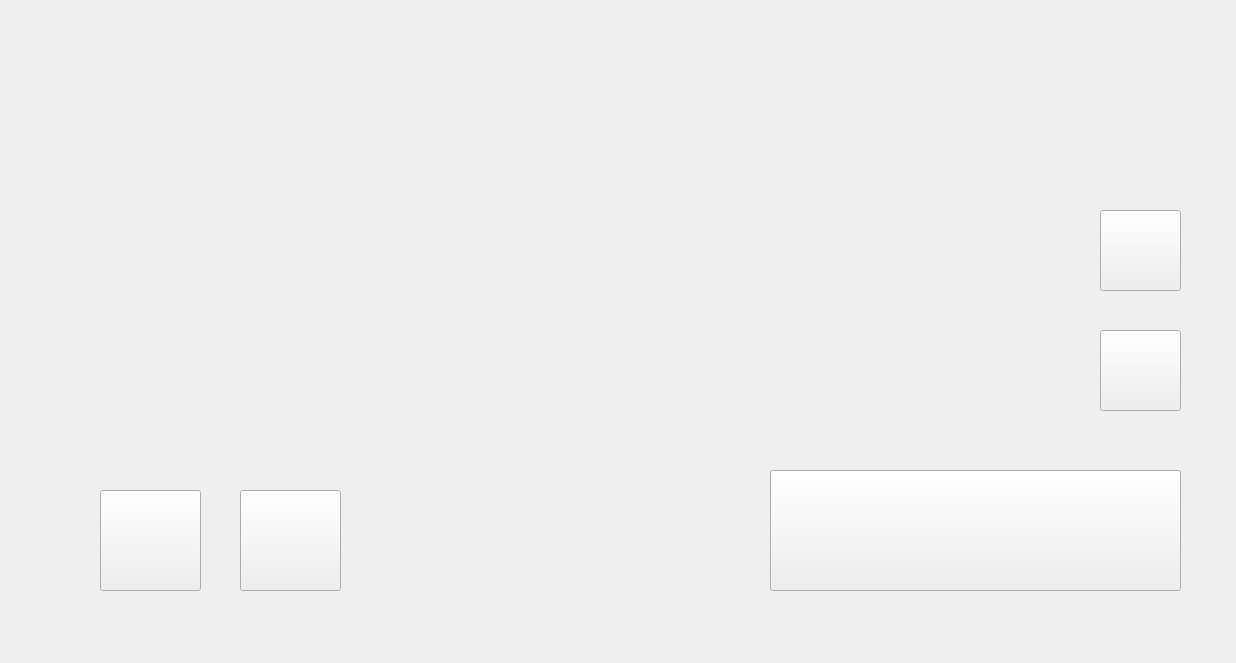
<?xml version="1.0" encoding="UTF-8"?>
<ui version="4.0">
 <class>MainWindow</class>
 <widget class="QMainWindow" name="MainWindow">
  <property name="geometry">
   <rect>
    <x>0</x>
    <y>0</y>
    <width>1236</width>
    <height>663</height>
   </rect>
  </property>
  <property name="windowTitle">
   <string>MainWindow</string>
  </property>
  <widget class="QWidget" name="centralwidget">
   <widget class="QPushButton" name="Exit">
    <property name="geometry">
     <rect>
      <x>100</x>
      <y>490</y>
      <width>101</width>
      <height>101</height>
     </rect>
    </property>
    <property name="text">
     <string/>
    </property>
   </widget>
   <widget class="QPushButton" name="Settings">
    <property name="geometry">
     <rect>
      <x>240</x>
      <y>490</y>
      <width>101</width>
      <height>101</height>
     </rect>
    </property>
    <property name="text">
     <string/>
    </property>
   </widget>
   <widget class="QPushButton" name="Play">
    <property name="geometry">
     <rect>
      <x>770</x>
      <y>470</y>
      <width>411</width>
      <height>121</height>
     </rect>
    </property>
    <property name="text">
     <string/>
    </property>
   </widget>
   <widget class="QPushButton" name="Telegram">
    <property name="geometry">
     <rect>
      <x>1100</x>
      <y>210</y>
      <width>81</width>
      <height>81</height>
     </rect>
    </property>
    <property name="text">
     <string/>
    </property>
   </widget>
   <widget class="QPushButton" name="YouTube">
    <property name="geometry">
     <rect>
      <x>1100</x>
      <y>330</y>
      <width>81</width>
      <height>81</height>
     </rect>
    </property>
    <property name="text">
     <string/>
    </property>
   </widget>
   <widget class="QLabel" name="image">
    <property name="geometry">
     <rect>
      <x>0</x>
      <y>0</y>
      <width>1236</width>
      <height>663</height>
     </rect>
    </property>
    <property name="text">
     <string/>
    </property>
    <property name="pixmap">
     <pixmap>Pic/Home.jpg</pixmap>
    </property>
   </widget>
   <zorder>image</zorder>
   <zorder>Settings</zorder>
   <zorder>Play</zorder>
   <zorder>Telegram</zorder>
   <zorder>YouTube</zorder>
   <zorder>Exit</zorder>
  </widget>
 </widget>
 <resources/>
 <connections>
  <connection>
   <sender>Exit</sender>
   <signal>clicked()</signal>
   <receiver>MainWindow</receiver>
   <slot>close()</slot>
   <hints>
    <hint type="sourcelabel">
     <x>150</x>
     <y>550</y>
    </hint>
    <hint type="destinationlabel">
     <x>640</x>
     <y>358</y>
    </hint>
   </hints>
  </connection>
 </connections>
</ui>
